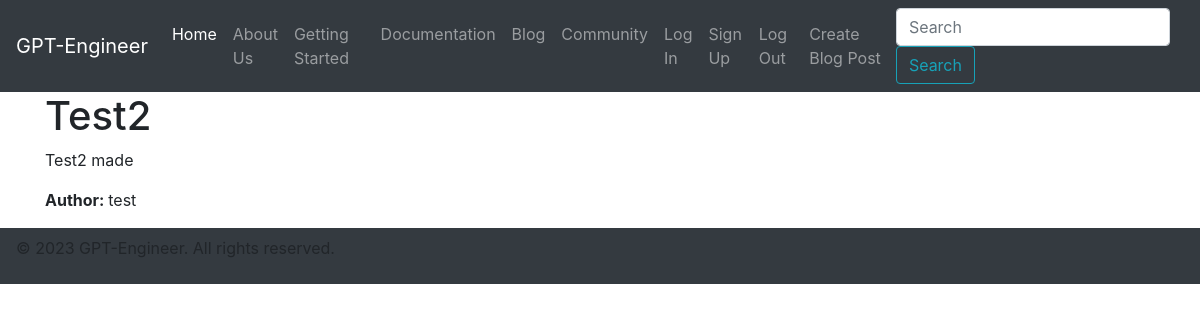
Page /blog/2 on the committed database.
### web_main.py (models this page shows, shortened)
class BlogPost(db.Model):
    id = db.Column(db.Integer, primary_key=True)
    title = db.Column(db.String(120), nullable=False)
    content = db.Column(db.Text, nullable=False)
    created_at = db.Column(db.DateTime, default=datetime.utcnow)  # New column for date and time of creation
    user_id = db.Column(db.Integer, db.ForeignKey('user.id'), nullable=False)
    user = db.relationship('User', backref=db.backref('posts', lazy=True))

class User(db.Model, UserMixin):
    id = db.Column(db.Integer, primary_key=True)
    email = db.Column(db.String(120), unique=True, nullable=False)
    username = db.Column(db.String(80), unique=True, nullable=False)
    password_hash = db.Column(db.String(128), nullable=False)

### web_main.py (the view)
@app.route('/blog/<int:post_id>')
def blog_post_page(post_id):
    post = BlogPost.query.get_or_404(post_id)
    return render_template('blogpost.html', post=post)

### templates/blogpost.html
{% include 'includes/header.html' %}
  <div class="container">
    <h1>{{ post.title }}</h1>
    <p>{{ post.content }}</p>
    <p><strong>Author: </strong>{{ post.user.username }}</p>
  </div>
  {% include 'includes/footer.html' %}

### static/css/styles.css (style rules this page uses)
html { font-size: 1rem; }

### rows in the picture
BlogPost: title "Test2", content "Test2 made"
User: user.username "test"
